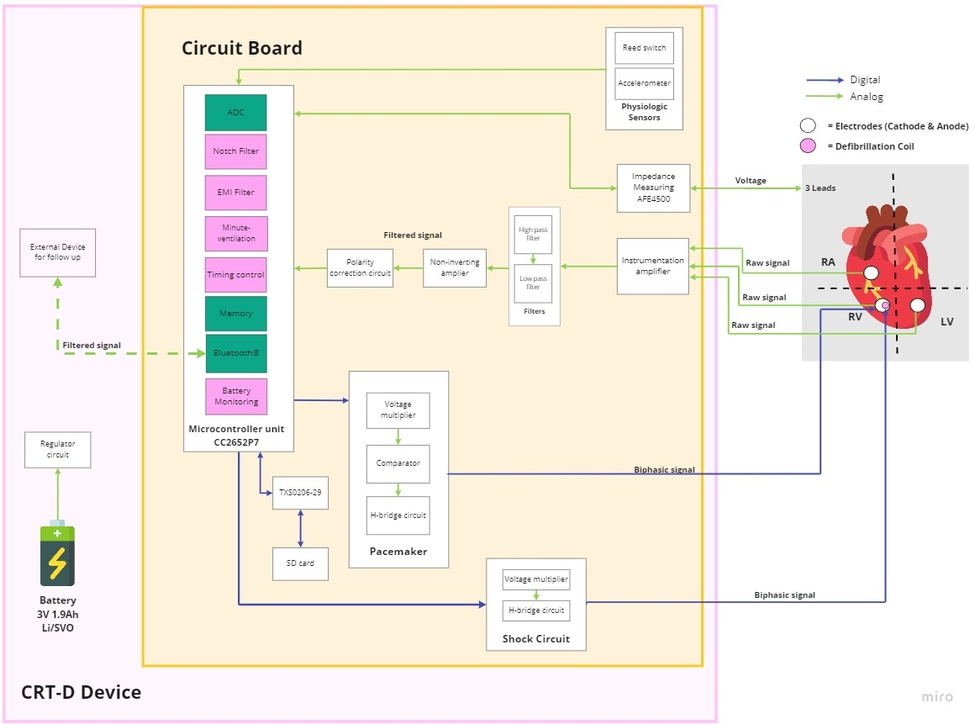
#> input picture image1.jpg, 975 x 724 px, shrunk from 1160 x 861 before the run
$ python thresholding.py
#> lines starting #> are read from the running program, lines starting #| are printed output that depends on the picture; after the words box and inside, x2 and y2 are one past the last pixel; in counts of white or black regions, pixels touching at a corner belong together
import cv2
import numpy as np

# image is loaded with imread command
image = cv2.imread('../image1.jpg')
#> image is the input picture: shape (724, 975, 3); mean B, G, R 229.9, 238, 245.8

# convert the image in grayscale
img = cv2.cvtColor(image, cv2.COLOR_BGR2GRAY)
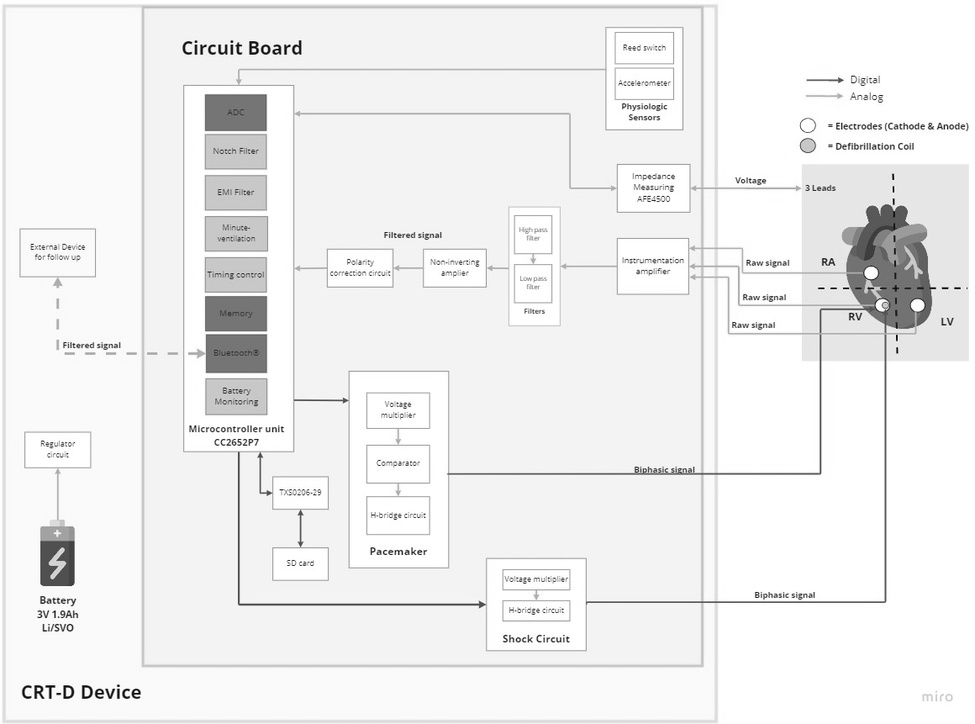
#> img: shape (724, 975); min 0, max 255, mean 239.5

#  different thresholding
ret, thresh1 = cv2.threshold(img, 120, 255, cv2.THRESH_BINARY)
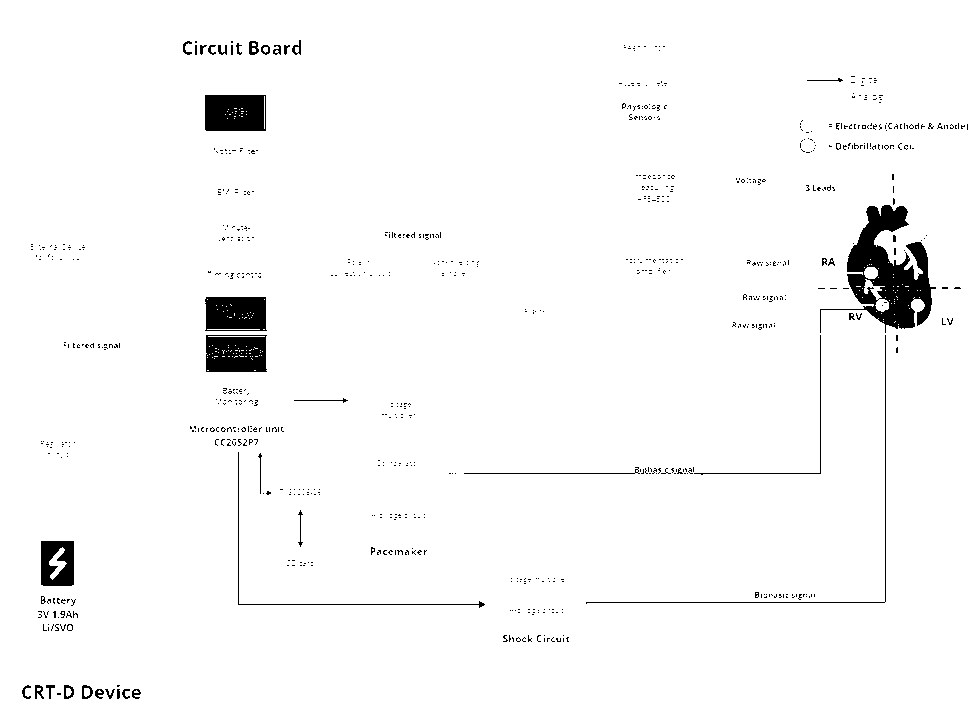
#> thresh1: shape (724, 975); 97.3% white; 833 black regions (792 under 20 px), largest, box (x1, y1, x2, y2) and area: (820, 205, 936, 333) 5806, (205, 95, 266, 131) 2133, (206, 335, 267, 372) 2077
ret, thresh2 = cv2.threshold(img, 120, 255, cv2.THRESH_BINARY_INV)
ret, thresh3 = cv2.threshold(img, 120, 255, cv2.THRESH_TRUNC)
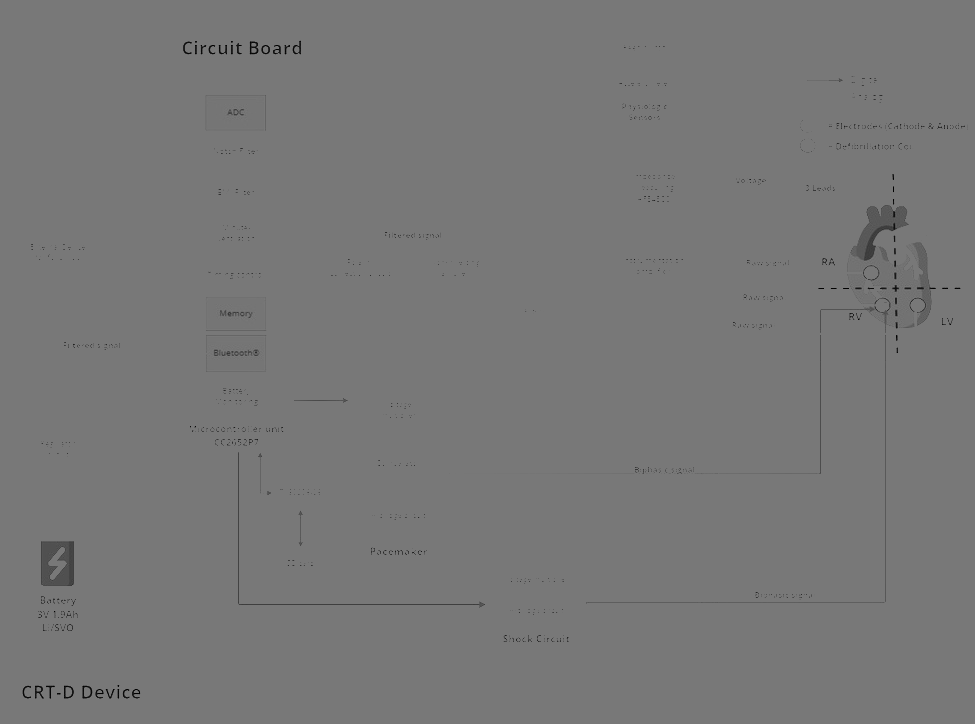
#> thresh3: shape (724, 975); min 0, max 120, mean 119.4
ret, thresh4 = cv2.threshold(img, 120, 255, cv2.THRESH_TOZERO)
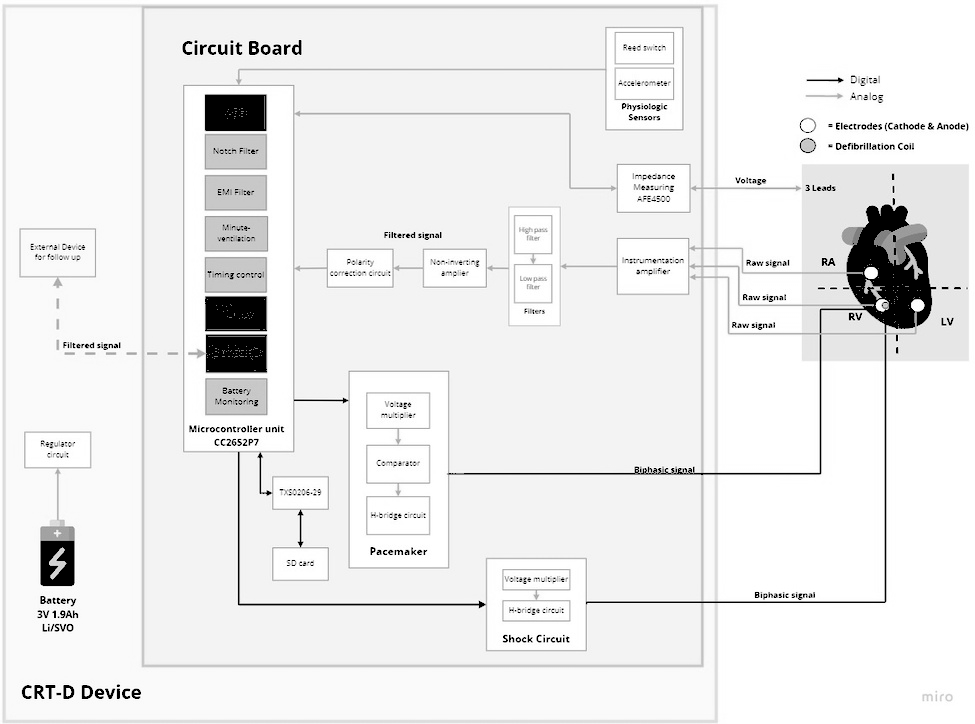
#> thresh4: shape (724, 975); min 0, max 255, mean 236.9
ret, thresh5 = cv2.threshold(img, 120, 255, cv2.THRESH_TOZERO_INV)
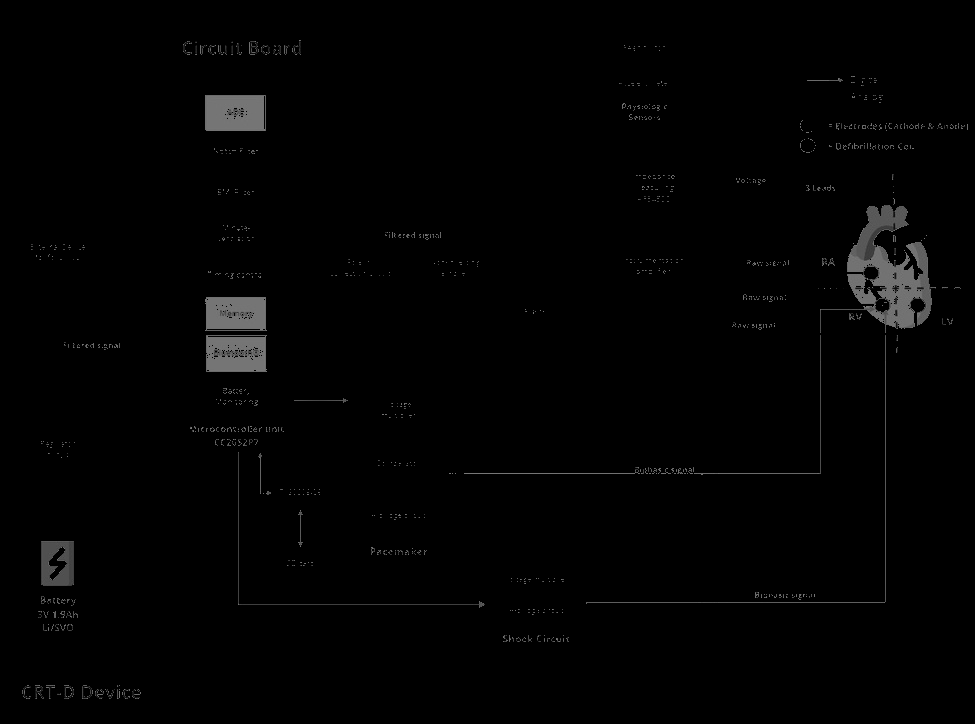
#> thresh5: shape (724, 975); min 0, max 120, mean 2.6

cv2.imshow('Binary Threshold', thresh1)
cv2.imshow('Binary Threshold Inverted', thresh2)
cv2.imshow('Truncated Threshold', thresh3)
cv2.imshow('Set to 0', thresh4)
cv2.imshow('Set to 0 Inverted', thresh5)

cv2.imshow('be4 Thres', img)

# manual thres
height, width = img.shape
#> height = 724; width = 975
for i in range(height):
    for j in range(width):
        if np.sum(img[i, j]) <= 200:
            img[i, j] = 0
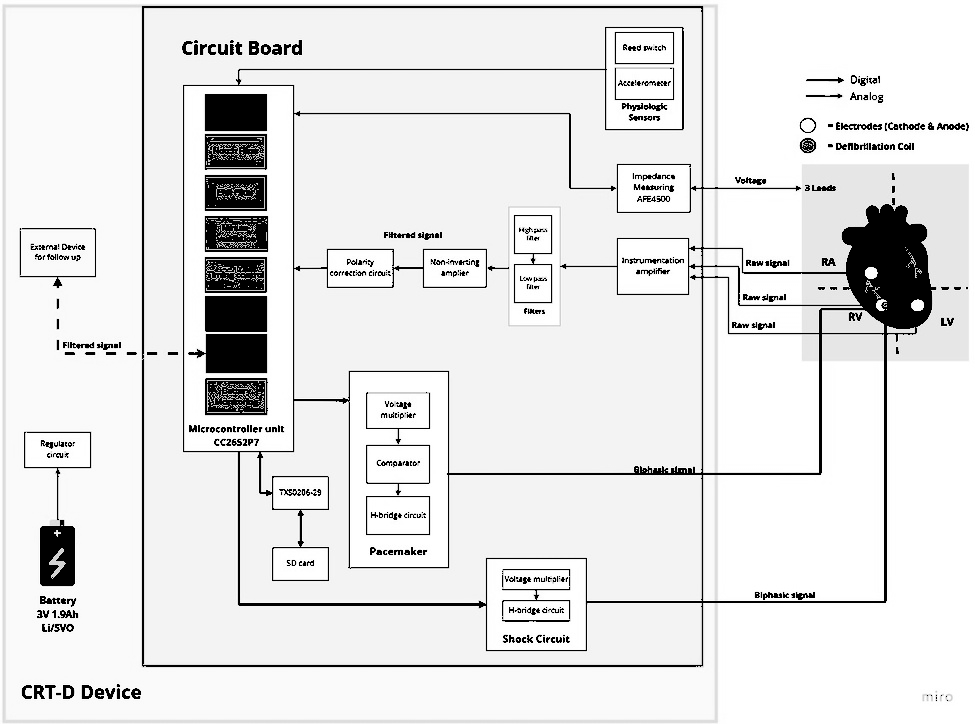
#> img: shape (724, 975); 7.32% of pixels changed, all inside (x1, y1, x2, y2) = (20, 6, 969, 701)
cv2.imshow('Thres', img)

cv2.waitKey(0)
cv2.destroyAllWindows()
